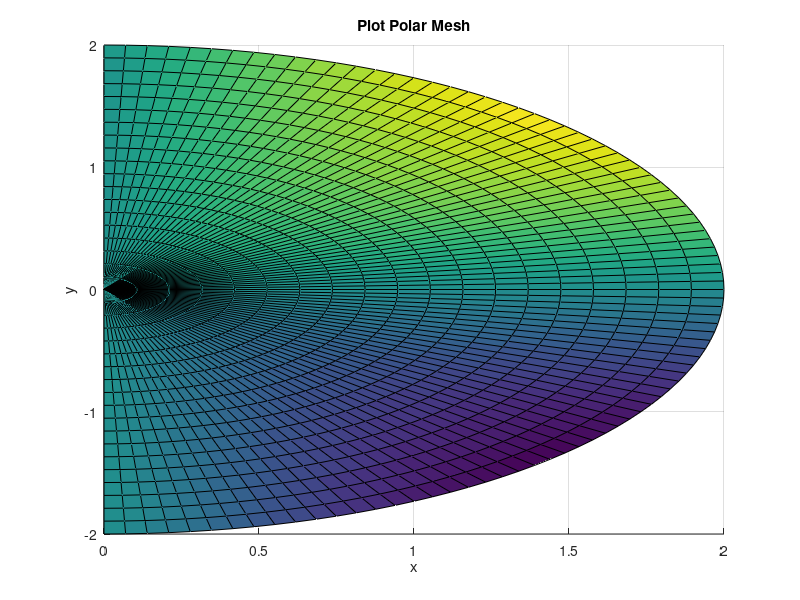

MATLAB code for this plot:
close all
clear all
clc

% % make a rectangular grid of r and theta,
% % then define x and y in the usual way 
% rr = 0:1:20;
% thth = (0:.05:1)*2*pi;
% [r th] = meshgrid(rr,thth);
% x = r.*cos(th);
% y = r.*sin(th);
% z = 1 + x.^2 - y.^2;
% surf(x,y,z)
% view(2)
% 
% % set(c_bfm,'LineStyle','none');
% hold on
% plot([zeros(1,13); 90*cosd(0:30:360)], [zeros(1,13); 90*sind(0:30:360)],'k')
% plot(90*((0:0.33:1)'*cosd(0:10:360))', 90*((0:0.33:1)'*sind(0:10:360))','k')
% colorbar
% set(colorbar,'FontSize',16)
% axis equal
% set(gca, 'Box','off', 'XColor','none', 'YColor','none',  'Color','none')
% hold off
% 
% xt = 105*cosd(0:30:330);
% yt = 105*sind(0:30:330);
% tlbls = sprintfc('%3d°', (0:30:330));
% text(xt, yt, tlbls)

% Definisikan jari-jari dan sudut
r = linspace(0, 2, 20);
theta = linspace(-(1/2)*pi, (1/2)*pi, 91);

% Buat matriks jari-jari dan sudut
[R, THETA] = meshgrid(r, theta);

% Hitung koordinat kartesian
x = R .* cos(THETA);
y = R .* sin(THETA);

% Definisikan fungsi z
z = R .* sin(2*THETA);

% Buat plot polar mesh
surf(x, y, z);
xlabel('x');
ylabel('y');
zlabel('z');
title('Plot Polar Mesh');
view(2)